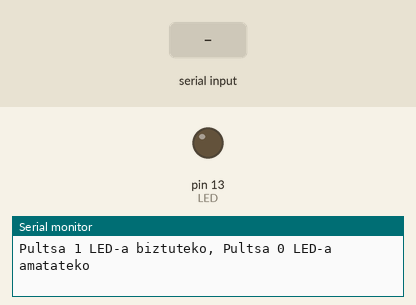
Recording of a sketch running on a simulated Arduino Uno, built with avr-gcc and run on an emulated ATmega328P. Parts: output pins drawn as LEDs (lit = HIGH), the last lines printed to the serial monitor. Inputs (shaded band) come from the test bench.

Above: at 1.2 s.
1.3 s: "1" received over Serial
At 2.6 s:
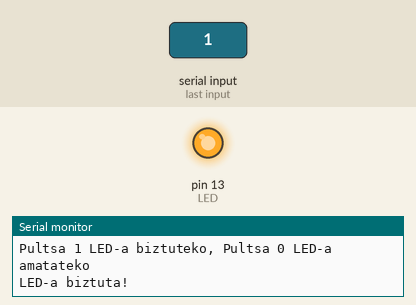
2.9 s: "0" received over Serial
At 3.9 s:
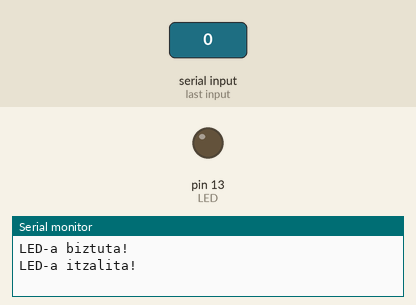
Timing chart, 0 to 5.9 s (numbered marks = the images above; inputs shaded):
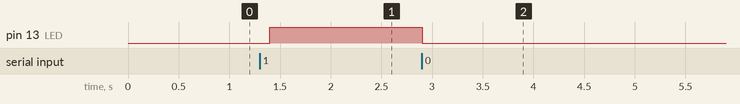

Measured:
- after the input at 1.3 s, pin 13 (LED): LOW → HIGH after 0.10 s
- after the input at 2.9 s, pin 13 (LED): HIGH → LOW at once

The sketch:

HARD_LED.ino
```cpp
// Bluetooth RX -> Arduino D1 TX
// Bluetooth TX -> Arduino D0 RX

int LED = 13;
int DATA;

void setup()
{
  Serial.begin(9600);
  Serial.println("Pultsa 1 LED-a biztuteko, Pultsa 0 LED-a amatateko");
  pinMode(LED, OUTPUT);
}

void loop()
{
  if (Serial.available())
  {
    DATA = Serial.read();
    if(DATA=='1')
    {
      digitalWrite(LED, HIGH);
      Serial.println("LED-a biztuta!");
    }
    if(DATA=='0')
    {
      digitalWrite(LED, 0);
      Serial.println("LED-a itzalita!");
    }
  }
  delay(100);
}
```
